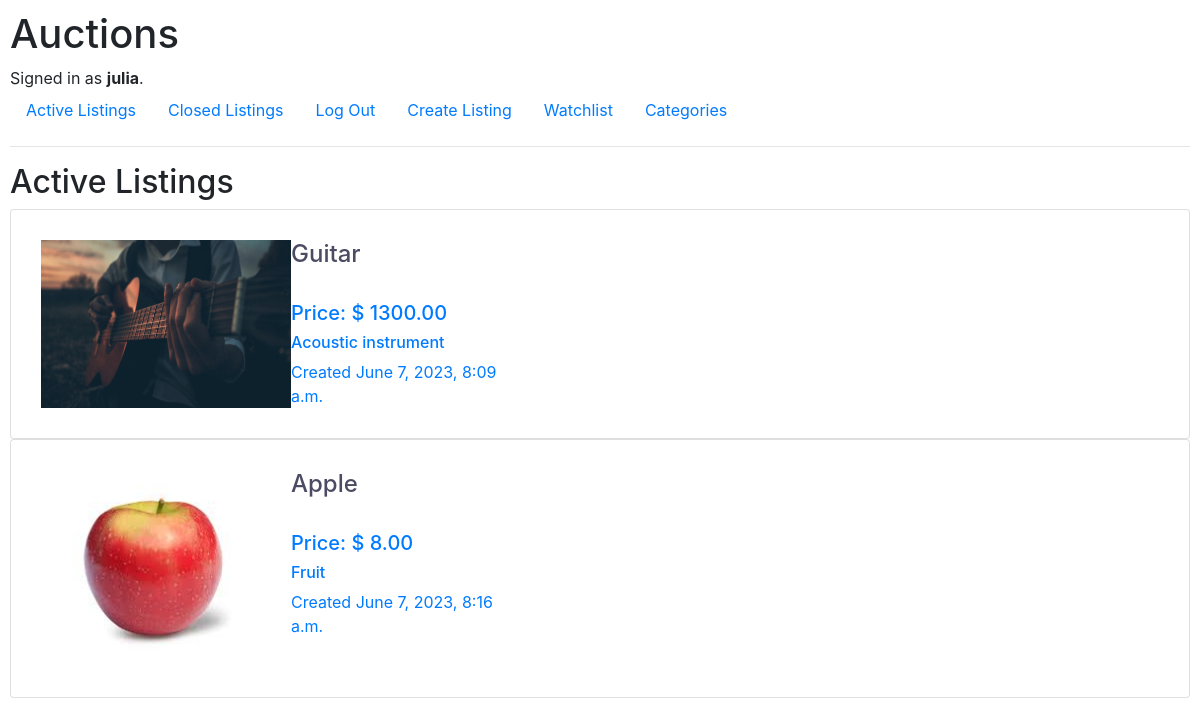
Screenshot of / (signed in) with the database file from the repository.
### auctions/models.py (models this page shows, shortened)
class User(AbstractUser):
    pass

class Listing(models.Model):
    default_auto_field = 'django.db.models.BigAutoField'
    creator = models.ForeignKey(User, on_delete=models.CASCADE, related_name="listings")
    title = models.CharField(max_length=100)
    description = models.CharField(max_length=200)
    starting_bid = models.DecimalField(max_digits=10, decimal_places=2)
    current_bid = models.DecimalField(max_digits=10, decimal_places=2, default=Decimal('0.00'))
    active = models.BooleanField(default=True)
    picture = models.ImageField(null=True, blank=True, upload_to='images/')
    category = models.ForeignKey(Category, on_delete=models.CASCADE, related_name="listings")
    condition = models.CharField(max_length=100)
    time = models.DateTimeField(auto_now_add=True)
    winner = models.ForeignKey(User, on_delete=models.SET_NULL,default=None, blank=True, null=True, related_name="won")
    closed_time = models.DateTimeField(default=None, blank=True, null=True)

### auctions/views.py (the view)
# urls.py: path("", views.index, name="index"),
def index(request):
    listings = Listing.objects.all()
    return render(request, "auctions/index.html", {
        'listings': listings
    })

### auctions/templates/auctions/index.html
{% extends "auctions/layout.html" %}
{% block body %}
    <h2>Active Listings</h2>
    <ul class="list-group">
        {% for listing in listings %}
            <a href="{% url 'listing' listing.id%}">
                <li class="listing list-group-item">
                    {% if listing.picture %}
                    <img src="{{ listing.picture.url }}" alt="" width="250">
                    {% endif %}
                    <div class="wrapper">
                        <h4>{{listing.title}}</h4>
                        <br>
                        <h5>Price: ${% if listing.current_bid == 0%}
                            {{listing.starting_bid}}
                            {% else %}
                            {{listing.current_bid}}
                            {% endif %}</h5>
                        <h6>{{listing.description}}</h6>
                        Created {{listing.time}}
                    </div>
                </li>
            </a>
        {%endfor%}
    </ul>
{% endblock %}

### auctions/templates/auctions/layout.html (shortened to what this page needs)
{% load static %}
<!DOCTYPE html>
<html lang="en">
    <head>
        <link rel="stylesheet" href="https://stackpath.bootstrapcdn.com/bootstrap/4.4.1/css/bootstrap.min.css">
        <link href="{% static 'auctions/styles.css' %}" rel="stylesheet">
    </head>
    <body>
        <h1>Auctions</h1>
        <div>
            {% if user.is_authenticated %}
                Signed in as <strong>{{ user.username }}</strong>.
            {% else %}
                Not signed in.
            {% endif %}
        </div>
        <ul class="nav">
            <li class="nav-item">
                <a class="nav-link" href="{% url 'index' %}">Active Listings</a>
            </li>
            {% if user.is_authenticated %}
                <li class="nav-item">
                    <a class="nav-link" href="{% url 'closed' %}">Closed Listings</a>
                </li>
                <li class="nav-item">
                    <a class="nav-link" href="{% url 'logout' %}">Log Out</a>
                </li>
                <li class="nav-item">
                    <a class="nav-link" href="{% url 'new'%}"> Create Listing</a>
                </li>
                <li class="nav-item">
                    <a class="nav-link" href="{% url 'watchlist'%}"> Watchlist</a>
                </li>
                <li class="nav-item">
                    <a class="nav-link" href="{% url 'categories'%}">Categories</a>
                </li>
            {% endif %}
        </ul>
        <hr>
        {% block body %}
        {% endblock %}
    </body>
</html>

### auctions/static/auctions/styles.css (style rules this page uses)
body { padding: 10px; }
li.listing h4 { color:rgb(75, 75, 99) }
li.listing { display:flex; justify-content: space-between; padding: 30px }
.wrapper { margin-right: 650px; }

### rows the page displays
User: username "julia"
Listing: picture (picture), title "Guitar", current_bid "1300.00", description "Acoustic instrument", time "June 7, 2023, 8:09 a.m."
Listing: picture (picture), title "Apple", current_bid "8.00", description "Fruit", time "June 7, 2023, 8:16 a.m."
